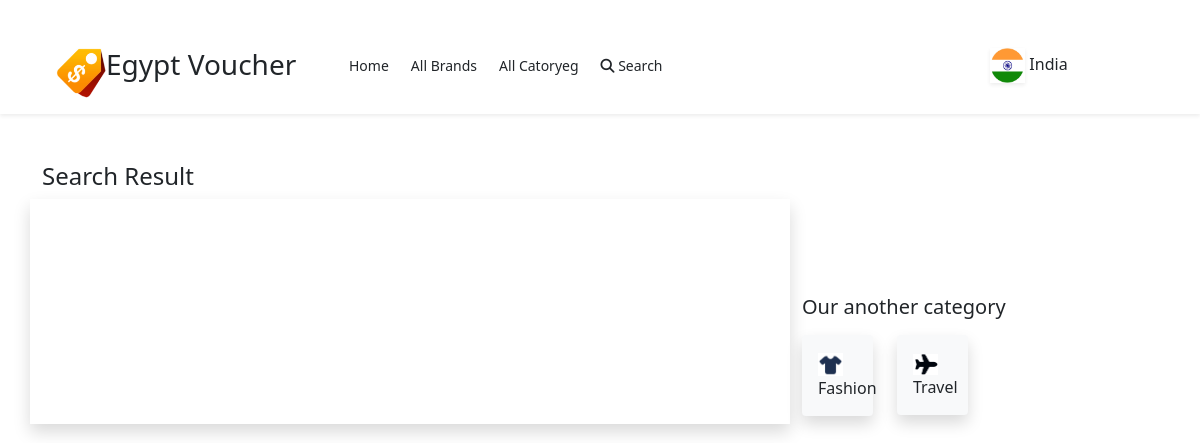
The app's page /search/ with its own data.
### coupon/models.py (models this page shows)
class NewCategory(models.Model):
	categoryName=models.CharField(max_length=100)
	translatedCategoryName=models.CharField(max_length=100)
	parentPath=models.CharField(max_length=100)
	status=models.CharField(max_length=100)
	description=models.CharField(max_length=100)
	translatedDescription=models.CharField(max_length=100)
	country=models.CharField(max_length=100)
	pageTitle=models.CharField(max_length=100)
	metaDescription=models.CharField(max_length=100)
	metaKeyword=models.CharField(max_length=100)
	mpu=models.CharField(max_length=100)
	cssClass=models.CharField(max_length=100)
	categoryIcon=models.ImageField(upload_to="product_image",blank=True)
	createdDate=models.DateTimeField(auto_now=True)

### coupon/views.py (the view, shortened to what this page needs)
# urls.py: path('search/',views.searchitem),
def searchitem(request):
	item=[]
	usobj=Offer.objects.all()
	catobj=NewCategory.objects.all()
	return render(request,'search.html',{'item':item,'catobj':catobj})

### template/search.html (shortened to what this page needs)
<!DOCTYPE html>
{%load static%}
<html>
<head>
    	<link href="https://cdn.jsdelivr.net/npm/bootstrap@5.0.2/dist/css/bootstrap.min.css" rel="stylesheet">
   		 <link rel="stylesheet" href="https://cdnjs.cloudflare.com/ajax/libs/font-awesome/4.7.0/css/font-awesome.min.css">
   		 <link rel="stylesheet" type="text/css" href="https://cdnjs.cloudflare.com/ajax/libs/slick-carousel/1.8.1/slick.min.css"/>
  		<link rel="stylesheet" type="text/css" href="https://cdnjs.cloudflare.com/ajax/libs/slick-carousel/1.8.1/slick-theme.min.css"/>
  		<link rel="stylesheet" href="https://cdnjs.cloudflare.com/ajax/libs/font-awesome/5.15.3/css/all.min.css"/>
  <link rel="stylesheet" type="text/css" href="{% static 'style.css' %}">
</head>
<body>
<nav class="navbar navbar-expand-lg navbar-light bg-white p-3 shadow-sm">
    <div class="container-fluid">
    <div class="collapse navbar-collapse mt-2" id="navbarSupportedContent">
     <div class="container">
     	<div class="row mt-4 ">
     		<div class="col-md-3 d-flex ">
     		    <img src="{% static 'logo.webp' %}" width="50px;">
     		    <h3>Egypt Voucher</h3>
     		</div>
     		<div class="col-md-6">
     			<ul class="navbar-nav me-auto mb-2 mb-lg-0">
        		<li class="custom_menu ">
          		<a class=" active text-dark" aria-current="page" href="#">Home</a>
        		</li>
        		<li class="custom_menu">
          		<a class="text-dark" href="/Brands/">All Brands</a>
        		</li>
        		<li class="custom_menu">
          		<a class="text-dark" href="#">All Catoryeg</a>
        		</li>
            <li class="custom_menu">
              <a class="text-dark" href="#" data-bs-toggle="modal" data-bs-target="#searchModal"><i class="fa-solid fa-magnifying-glass"></i> Search</a>
            </li>
      			</ul></div>
     		<div class="col-md-3 text-center">
        <a href="#" style="text-decoration: none;" >
        	<div class="d-flex justify-content-center ">
        		<img src="{% static 'indianflaglog.jpg' %}" width="35px" height="35px" class="shadow-sm">
        		<p class="m-1 text-dark">India</p>
        	</div>
        </a>
     		</div>
     	</div>
     </div>
    </div>
  </div>
</nav>
 <div class="container mt-5">
 	<h4 class="mt-5">Search Result</h4>
  <div class="row">
    <div class="col-md-8 shadow">
    </div>
    <div class="col-md-4 mt-5">
      <div class="row  mt-5">
        <h5>Our another category</h5>
        {%for i in catobj%}
      <div class="col-3">
         <div  class="bg-light p-3 my-2 rounded shadow"><img class="cat-icon" src="{{ i.categoryIcon.url }}" alt="Card image cap" style="width: 25px;">  {{i.categoryName}}</div>
      </div>
    {%endfor%}
      </div>
    </div>
  </div>
</div>
</body>
</html>

### static/style.css (style rules this page uses)
.custom_menu a { transition: .6s; color: black; text-decoration: none; padding: 10px; margin-top:15px; font-size: 20px; }
.container ul { list-style: none; }
.container ul li { padding: 5px; }
.container ul li a { color: white; list-style: none; padding: 6px; font-size: 14px; }
.cat-icon { width:25px; }

### records on screen
NewCategory: categoryIcon (picture), categoryName "Fashion"
NewCategory: categoryIcon (picture), categoryName "Travel"
